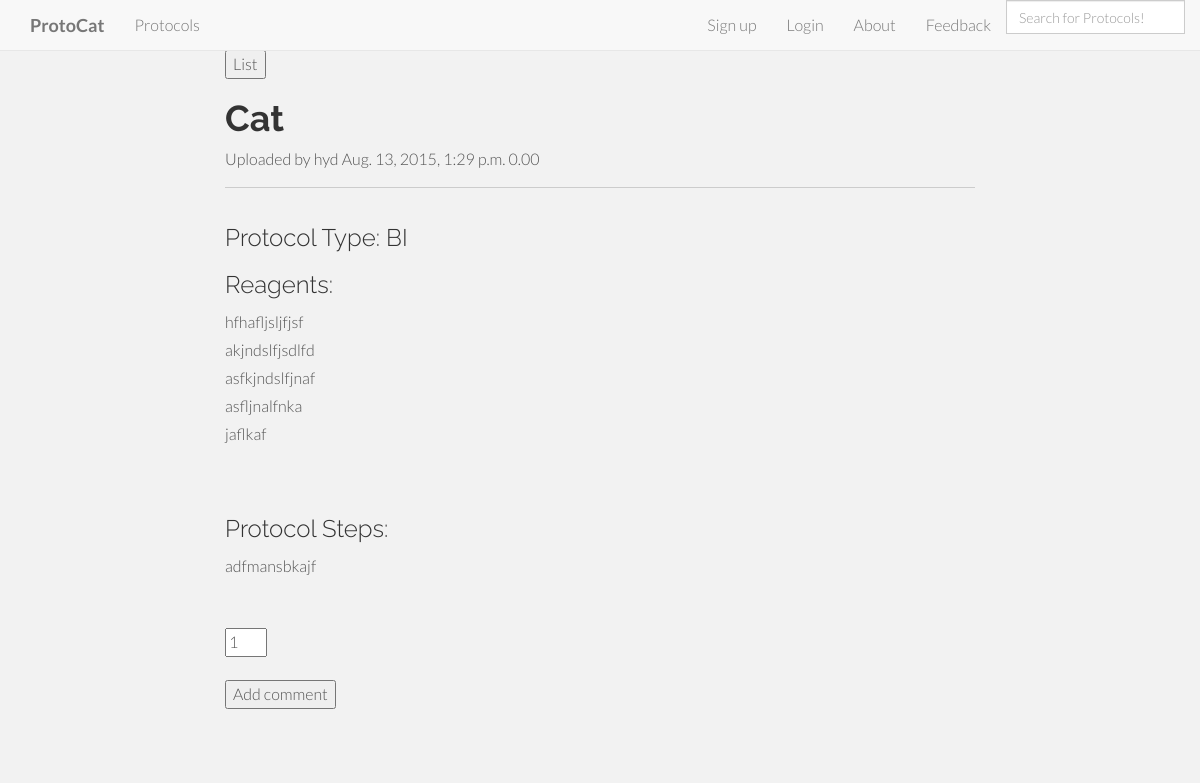
The page /protocol_display/69/ on the database as committed earlier.
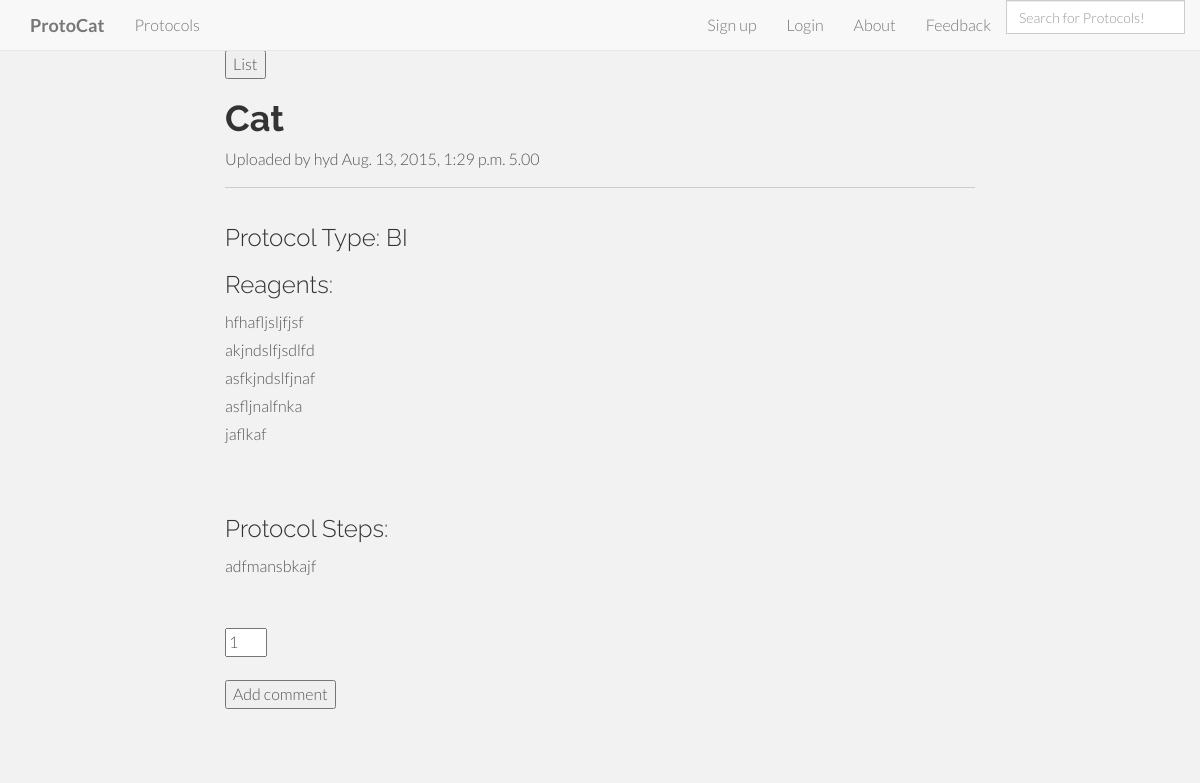
The same page on the database as committed later.
### protocat_app/models.py (models this page shows)
class Protocol(models.Model):
    id = models.AutoField(primary_key=True)
    title = models.TextField()
    author = models.CharField(max_length=50)
    date_of_upload = datetime.now()
    description = models.TextField(default='')
    protocol_type = models.CharField(max_length=2, choices=PROTOCOL_TYPES, null=True)
    rating = models.DecimalField(
        validators=[MinValueValidator(0.0), MaxValueValidator(5.0)],
        max_digits=3, decimal_places=2, default=2.50)
    num_ratings = models.IntegerField(default=0)
    user_rated = models.TextField(default='')
    reagents = models.TextField(default='')
    protocol_steps = models.TextField(default='')

### protocat_app/views.py (the view)
# urls.py: url(r'^protocol_display/(?P<protocol_id>[0-9]+)/$', views.protocol_display, name='protocol_display'),
def protocol_display(request, protocol_id):
    protocol_items = Protocol.objects.get(id=protocol_id)
    steps = protocol_items.protocol_steps
    current_user = str(request.user)
    return render(request, 'protocat_app/protocol_display.html', {'protocol_items':protocol_items, 'steps':steps,'current_user':current_user})

### protocat_app/templates/protocat_app/protocol_display.html (shortened to what this page needs)
{% extends 'base.html' %}
{% load staticfiles %}
{% load comments %}
{% block content %}
    <div class="container">
        <div class="row">
            <div class="col-md-2"></div>
            <div class="col-md-8">
                <form action="/protocol_list">
                    <input type="submit" value="List">
                </form>
            </div>
            <div class="col-md-2"></div>
        </div>
        <div class="row">
            <div class="col-md-2"></div>
            <div class="col-md-8">
                <h1><strong>{{protocol_items.title}}</strong></h1>
                Uploaded by {{protocol_items.author}}
                {{protocol_items.date_of_upload}}
                {{protocol_items.rating}}
                <hr>
            </div>
            <div class="col-md-2"></div>
        </div>
        <div class="row">
            <div class="col-md-2"></div>
            <div class="col-md-8">
                <h3>Protocol Type:  {{protocol_items.protocol_type}}</h3>
                <h3>Reagents: </h3> <p>{{protocol_items.reagents|linebreaksbr}}</p>
                <br>
                <h3>Protocol Steps: </h3> <p>{{steps|linebreaksbr}}</p>
            </div>
            <div class="col-md-2"></div>
        </div>
        <div class="row">
            <div class="col-md-2"></div>
            <div class="col-md-8">
                {% if current_user not in protocol_items.user_rated %}
            <br>
            <form method="POST" action="/rating/{{protocol_items.id}}/">
                <input type="number" value="1" name="rating" min="1" max="5">
            </form>
            <br>
            {% endif %}
            </div>
            <div class="col-md-2"></div>
        </div>
        <div class="row">
            <div class="col-md-2"></div>
            <div class="col-md-8">
            {% get_comment_form for protocol_items as form %}
                <table>
                    <form action="{% comment_form_target %}" method="post">
                        <input type="submit" value="Add comment" id="id_submit">
                    </form>
                </table>
                <br>
            </div>
            <div class="col-md-2"></div>
        </div>
        <br>
        <div class="row">
            <div class="col-md-2"></div>
            <div class="col-md-8">
            </div>
            <div class="col-md-2"></div>
        </div>
    </div>
{% endblock %}

Rows that differ between the two databases and show on the page:
changed Protocol "Cat": rating "0.00" → "5.00"
